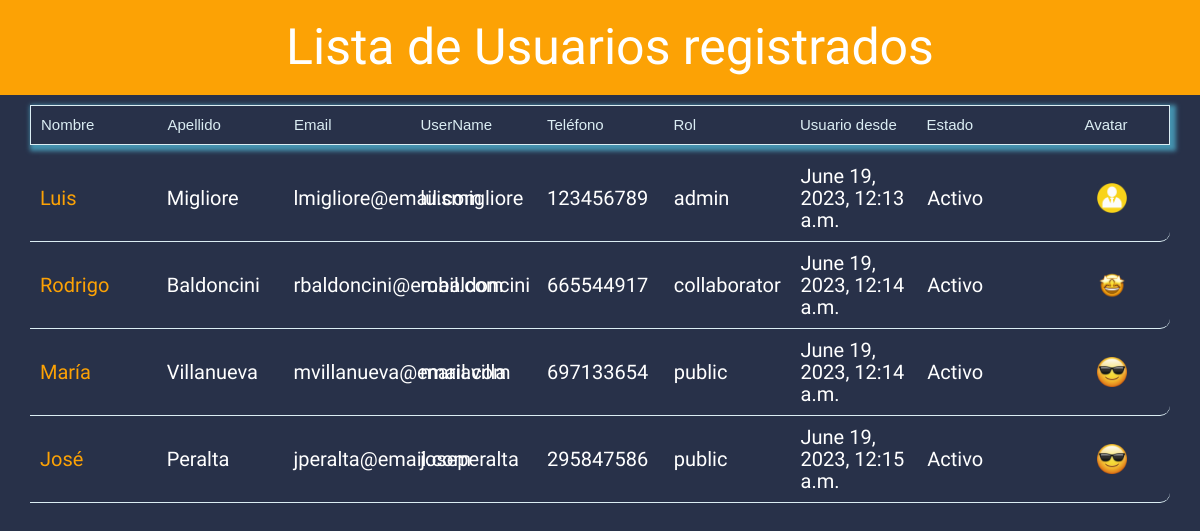
Page /users/userindex/ on the earlier database version.
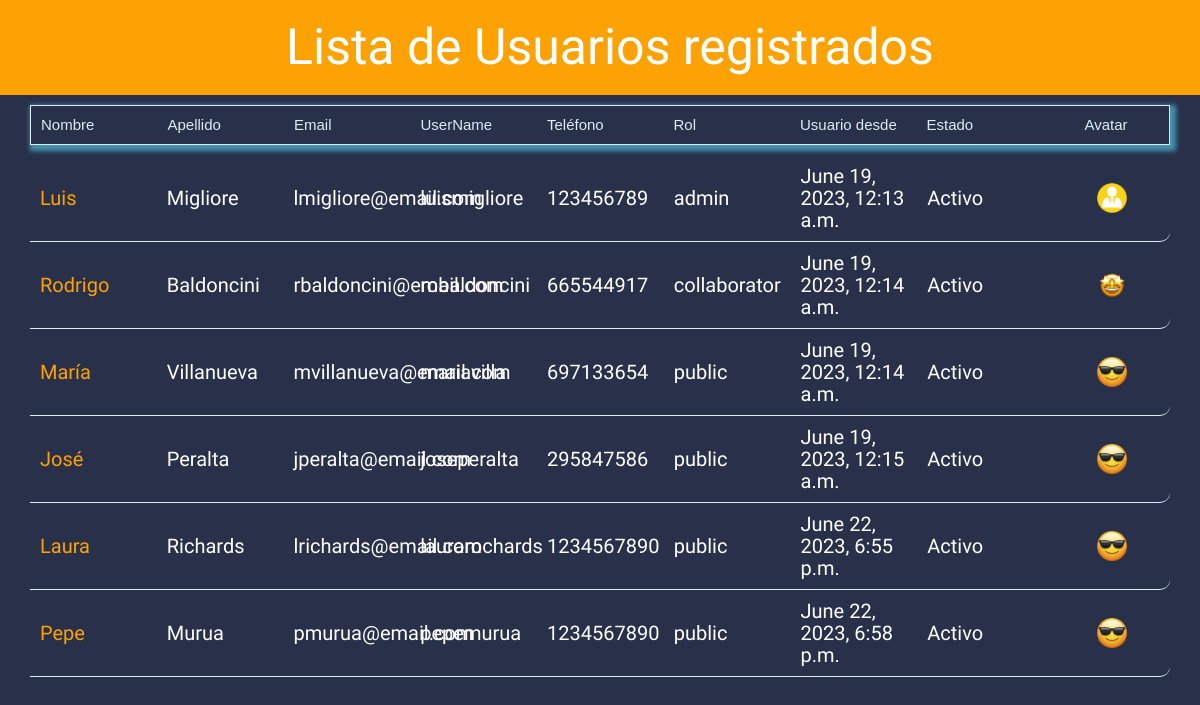
Same page on the later database version.
### users/models.py (models this page shows, shortened)
class User(models.Model):
    first_name = models.CharField(max_length=50, null=False, blank=False)
    last_name = models.CharField(max_length=50, null=False, blank=False)
    phone = models.CharField(max_length=20, null=True, blank=True)
    username = models.CharField(max_length=50, unique=True, null=False, blank=False)
    email = models.CharField(max_length=50, unique=True, null=False, blank=False)
    password = models.CharField(max_length=20, null=False, blank=False)
    avatar = models.CharField(max_length=500, null=True, blank=True)
    rol = models.ForeignKey(Rol, on_delete=models.DO_NOTHING)
    is_active = models.BooleanField(default=True)
    creation_date = models.DateTimeField('date created', auto_now_add=True)

class Rol(models.Model):
    type = models.CharField(max_length=12, null=False, blank=False)
    def __str__(self):
        return self.type

### users/views.py (the view)
# urls.py: path('userindex/', views.UserIndexView.as_view(), name='user_index'),
class UserIndexView(generic.ListView):
    template_name = 'users/user_index.html'
    context_object_name = 'users_list'
    def get_queryset(self):
        return User.objects.all()

### users/templates/users/user_index.html (shortened to what this page needs)
{% load static %}
{% static "images/defaultadmin.png" as defaultadmin %}
{% static "images/defaultcollaborator.png" as defaultcollab %}
{% static "images/defaultpublic.png" as defaultpublic %}
<!DOCTYPE html>
<html lang="en">
<head>
  <link rel="stylesheet" href="//maxcdn.bootstrapcdn.com/bootstrap/3.2.0/css/bootstrap.min.css">
  <link rel="stylesheet" href="//maxcdn.bootstrapcdn.com/bootstrap/3.2.0/css/bootstrap-theme.min.css">
  <link rel="stylesheet" href="{% static 'css/user_index.css' %}">
</head>
<body>
  <h1 class='title'>
    {{ 'Lista de Usuarios registrados' }}
  </h1>
  <div class='main_reg_fields'>
    <span>Nombre</span>
    <span>Apellido</span>
    <span>Email</span>
    <span>UserName</span>
    <span>Teléfono</span>
    <span>Rol</span>
    <span>Usuario desde</span>
    <span>Estado</span>
    <span class='span_avatar'>Avatar</span>
  </div>
{% if users_list %}
  <ul class='unordered_list'>
    {% for user in users_list %}
      <fieldset>
        <li class='campo_de_lista'>
          <span>
            <a href="{% url 'users:detail' user.id %}">
              <h4>{{ user.first_name }}</h4>
            </a>
          </span>
          <span><h5>{{ user.last_name }}</h5></span>
          <span><h5>{{ user.email }}</h5></span>
          <span><h5>{{ user.username }}</h5></span>
          <span><h5>{{ user.phone }}</h5></span>
          <span><h5>{{ user.rol }}</h5></span>
          <span><h5>{{ user.creation_date }}</h5></span>
          <span><h5>{{ user.is_active|yesno:"Activo, Inactivo," }}</h5></span>
          <span>
            <img
              src=" {% if user.avatar %}
                      {{user.avatar}}
                    {% elif user.rol.type == "admin" %}
                      {{ defaultadmin }}
                    {% elif user.rol.type == "collaborator" %}
                      {{ defaultcollab }}
                    {% else %}
                      {{ defaultpublic }}
                    {%endif%}"
                    alt="User Avatar"
            >
          </span>
        </li>
      </fieldset>
    {% endfor %}
  </ul>
{% else %}
  <legend class='not_available'>
    <p>No data available</p>
  </legend>
{% endif %}
</body>
</html>

### users/static/css/user_index.css (style rules this page uses)
body { background-color: #283149; }
.title { background-color: #FCA205; margin-top: 0; padding: 20px 20px 20px 40px; text-align: center; font-family: 'Lobster'; color: #ffffff; font-size: 5rem; }
.main_reg_fields { width: 95vw; height: 4rem; margin: 0rem auto 0rem auto; display: flex; flex-direction: row; justify-content: space-between; align-items: center; border: 1px solid #dbedf3; font-size: 1.5rem; font-family: Arial, Helvetica, sans-serif; color: #dbedf3; box-shadow: 0.2em 0.2em 0.3em 0.2em #4592af; }
.main_reg_fields span, .campo_de_lista span { width: 10.5vw; padding-left: 1rem; }
.main_reg_fields .span_avatar { padding-left: 0rem; text-align: center; }
.unordered_list { width: 95vw; margin: 0rem auto 0rem auto; padding: 0rem; display: flex; flex-direction: column; justify-content: flex-start; align-items: center; padding-top: 1rem; }
.campo_de_lista { width: 95vw; margin: 0rem auto 0rem auto; display: flex; flex-direction: row; justify-content: space-between; align-items: center; list-style: none; text-align: center; border-bottom-right-radius: 1rem; border-bottom: 1px solid #dbedf3; }
.campo_de_lista a { text-decoration: none; }
.campo_de_lista h4 { text-align: start; font-family: 'Satisfy'; font-size: 2rem; color: #FCA205; }
.campo_de_lista h5 { text-align: start; font-family: 'Medula One'; font-size: 2rem; color: #ffffff; }
.campo_de_lista img { object-fit: contain; margin-left: auto; margin-right: auto; width: 3rem; height: 3rem; }

Differences in the rows shown:
added User: first_name "Laura", last_name "Richards", email "lrichards@email.com", username "laurarochards", phone "1234567890", rol "public", creation_date "June 22, 2023, 6:55 p.m.", is_active "Activo"
added User: first_name "Pepe", last_name "Murua", email "pmurua@email.com", username "pepemurua", phone "1234567890", rol "public", creation_date "June 22, 2023, 6:58 p.m.", is_active "Activo"
